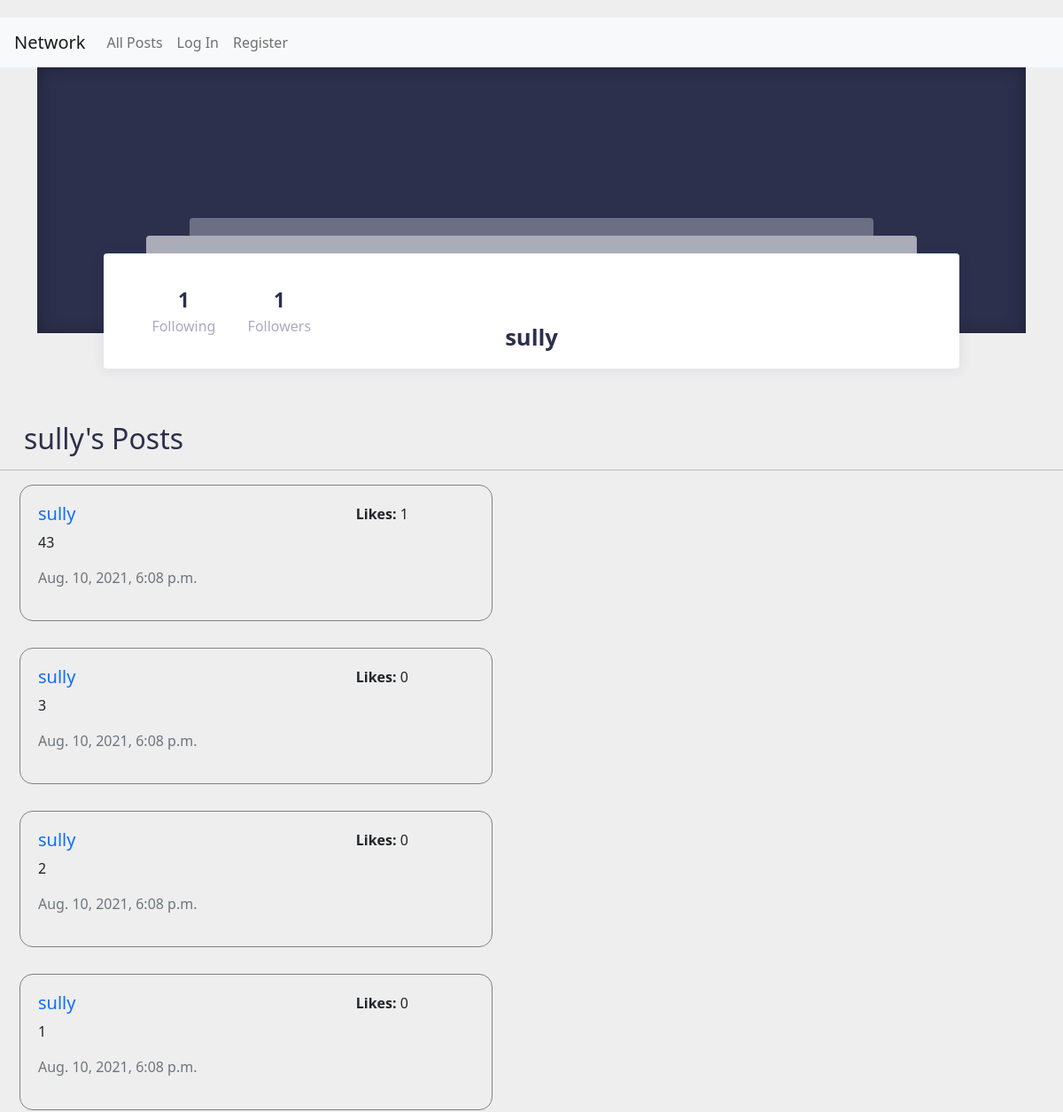
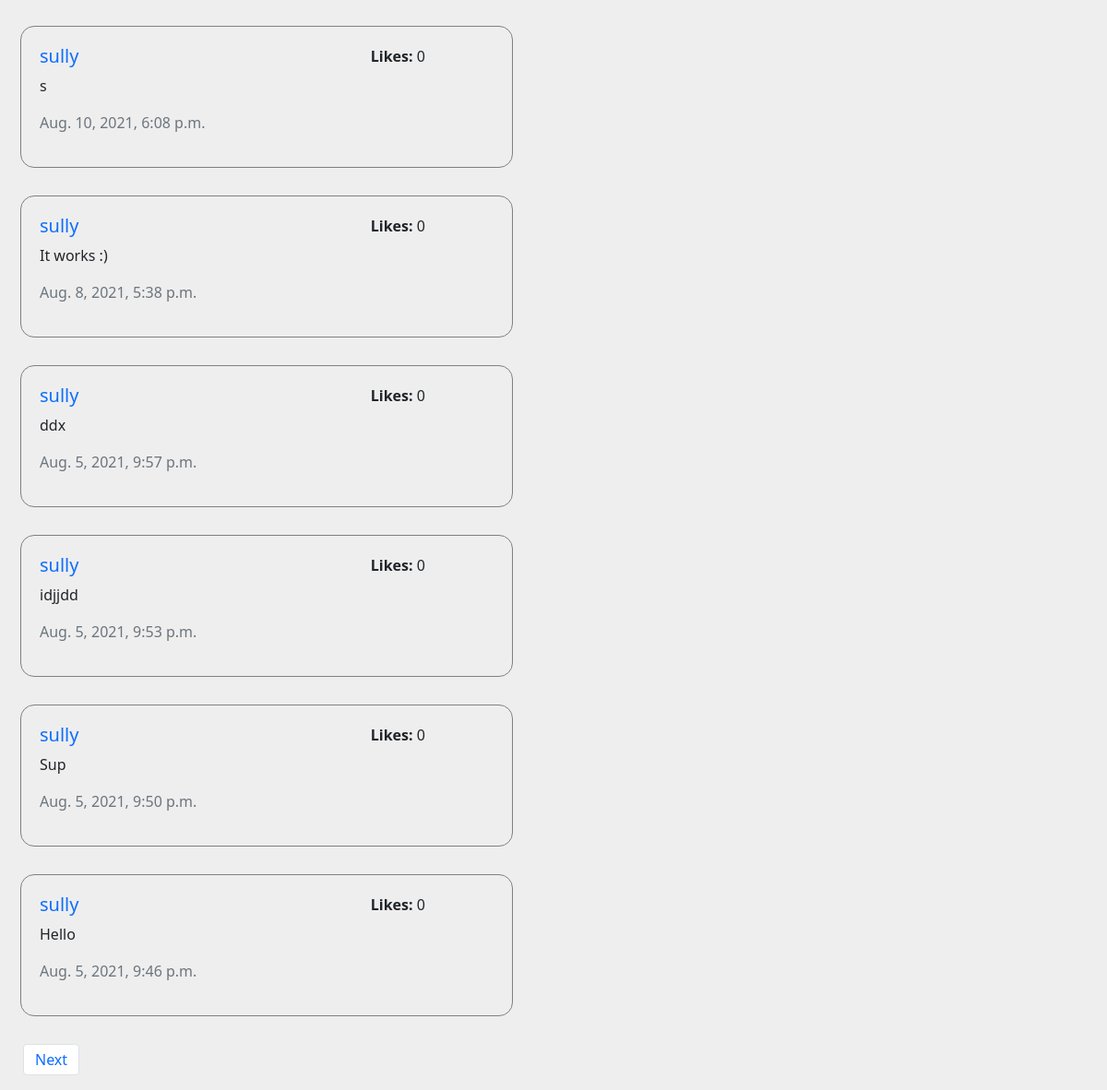
The app's page /profile/1 with its own data (2 pictures, top to bottom).
### network/models.py (models this page shows)
class User(AbstractUser):
    followers = ManyToManyField("User", blank=True, related_name="theuser")
    following = ManyToManyField("User", blank=True, related_name="theUser")

class Post(models.Model):
    user = ForeignKey(User, blank=False, on_delete=CASCADE, related_name="thepost")
    des = TextField()
    date = DateTimeField()
    likes = ManyToManyField("Likes", blank=True, related_name="thePost")
    liked = ManyToManyField("User", blank=True, related_name="user")

### network/views.py (the view)
# urls.py: path("profile/<int:id>", views.profile, name="profile"),
def profile(request, id):
    theUser = User.objects.get(pk = id)
    post_items = Post.objects.filter(user=theUser)[::-1]
    p = Paginator(post_items, 10)
    page_num = request.GET.get('page', 1)
    try:
        page = p.page(page_num)
    except (PageNotAnInteger, EmptyPage):
        page = p.page(1)
    return render(request, "network/profile.html",{
        "theuser": theUser,
        "userPosts": page
    })

### network/templates/network/profile.html (shortened to what this page needs)
{% extends "network/layout.html" %}
{% load static %}
{% block body %}
<div class="container db-social">
    <div class="jumbotron jumbotron-fluid"></div>
    <div class="container-fluid">
        <div class="row justify-content-center">
            <div class="col-xl-11">
                <div class="widget head-profile has-shadow">
                    <div class="widget-body pb-0">
                        <div class="row d-flex align-items-center">
                            <div class="col-xl-4 col-md-4 d-flex justify-content-lg-start justify-content-md-start justify-content-center">
                                <ul>
                                    <li>
                                        <div id="following" class="counter">{{theuser.following.all.count}}</div>
                                        <div class="heading">Following</div>
                                    </li>
                                    <li>
                                        <div id="followers" class="counter">{{theuser.followers.all.count}}</div>
                                        <div class="heading">Followers</div>
                                    </li>
                                </ul>
                            </div>
                            <div class="col-xl-4 col-md-4 d-flex justify-content-center">
                                <div class="infos">
                                    <h2>{{theuser.username}}</h2>
                                </div>
                            </div>
                        </div>
                    </div>
                </div>
            </div>
        </div>
    </div>
</div>
<h2 style="color:#2c304d; margin-left: 27px;">{{theuser.username}}'s Posts</h2>
<hr>
{% for post in userPosts %}
<div class="row" style="margin: 10px;">
    <div class="col-md-8">
        <div class="people-nearby">
          <div class="nearby-user">
            <div class="row">
              <div class="col-md-7 col-sm-7 ">
                <h5><a href="{% url 'profile' post.user.id %}" style="text-decoration: none;">{{post.user}}</a></h5>
                <p id="postDes{{post.id}}">{{post.des}}</p>
                <p class="text-muted">{{post.date}}</p>
              </div>
              <div style="position: relative;"class="col-md-3 col-sm-3">
                <div  style="position: absolute; right:0; display: block;">
                {% if user.is_authenticated %}
                  <div id ="counter{{post.id}}" style="position: absolute; top:0;"> {{post.likes.all.count}} </div>
                  {% if request.user in post.liked.all %}
                  <button onclick="like('{{post.id}}')" style="margin-left:10px;color: red;border: none;"class="fa fa-heart" id="heart{{post.id}}"></button>
                  {% else %}
                  <button onclick="like('{{post.id}}')" style="margin-left:10px;color: black;border: none;"class="fa fa-heart" id="heart{{post.id}}"></button>
                  {% endif %}
              {% else %}
                  <label style="font-weight: 700;">Likes: </label>
                  {{post.likes.all.count}}
              {% endif %}
            </div>
              </div>
            </div>
          </div>
        </div>
    </div>
</div>
{% empty %}
    <div>NO POSTS ...</div>
{% endfor %}
<nav style="margin-left: 25px;"aria-label="Page navigation example">
    <ul class="pagination">
      {% if userPosts.has_next %}
      <li class="page-item"><a class="page-link" href="?page={{ userPosts.next_page_number }}">Next</a></li>
      {% endif %}
    </ul>
  </nav>
{% endblock %}

### network/static/network/styles.css (style rules this page uses)
body { margin-top:20px; background:#eee; }
.people-nearby .nearby-user { padding: 20px; border: 1px solid #808080; border-radius: 15px; width: 70%; margin-bottom: 20px; }
.db-social .jumbotron { margin: 0; background-color: #2c304d; background-repeat: no-repeat; background-attachment: fixed; background-size: cover; background-position: bottom center; color: #fff!important; height: 300px; position: relative; box-shadow: inset 0 0 20px rgba(0,0,0,.3); padding: 0; }
.container-fluid { padding: 30px 30px; }
.db-social .head-profile { margin-top: -120px; border-radius: 4px; position: relative; }
.widget { background: #fff; border-radius: 0; border: none; margin-bottom: 30px; }
.has-shadow { box-shadow: 0 1px 15px 1px rgba(52,40,104,.08); }
.db-social .head-profile:before { content: ""; background: rgba(255,255,255,.6); height: 20px; width: 90%; position: absolute; top: -20px; left: 0; right: 0; margin: 0 auto; border-radius: 4px 4px 0 0; }
.db-social .head-profile:after { content: ""; background: rgba(255,255,255,.3); height: 20px; width: 80%; position: absolute; top: -40px; left: 0; right: 0; margin: 0 auto; border-radius: 4px 4px 0 0; }
.db-social .widget-body { padding: 1rem 1.4rem; }
.widget-body { padding: 1.4rem; }
.pb-0, .py-0 { padding-bottom: 0!important; }
.db-social .infos { text-align: center; margin-top: 4rem; margin-bottom: 1rem; line-height: 1.8rem; }
.db-social h2 { color: #2c304d; font-size: 1.6rem; font-weight: 600; margin-bottom: .2rem; }
.db-social .head-profile li:first-child { padding-left: 0; }
.db-social .head-profile li { display: inline-block; text-align: center; padding: 0 1rem; }
.db-social .head-profile li .counter { color: #2c304d; font-size: 1.4rem; font-weight: 600; }
.db-social .head-profile li .heading { color: #aea9c3; font-size: 1rem; }

### records on screen
User: following.all.count "1", followers.all.count "1", username "sully"
Post: user "sully", des "43", date "Aug. 10, 2021, 6:08 p.m.", likes.all.count "1"
Post: user "sully", des "3", date "Aug. 10, 2021, 6:08 p.m.", likes.all.count "0"
Post: user "sully", des "2", date "Aug. 10, 2021, 6:08 p.m.", likes.all.count "0"
Post: user "sully", des "1", date "Aug. 10, 2021, 6:08 p.m.", likes.all.count "0"
Post: user "sully", des "s", date "Aug. 10, 2021, 6:08 p.m.", likes.all.count "0"
Post: user "sully", des "It works :)", date "Aug. 8, 2021, 5:38 p.m.", likes.all.count "0"
Post: user "sully", des "ddx", date "Aug. 5, 2021, 9:57 p.m.", likes.all.count "0"
Post: user "sully", des "idjjdd", date "Aug. 5, 2021, 9:53 p.m.", likes.all.count "0"
Post: user "sully", des "Sup", date "Aug. 5, 2021, 9:50 p.m.", likes.all.count "0"
Post: user "sully", des "Hello", date "Aug. 5, 2021, 9:46 p.m.", likes.all.count "0"
